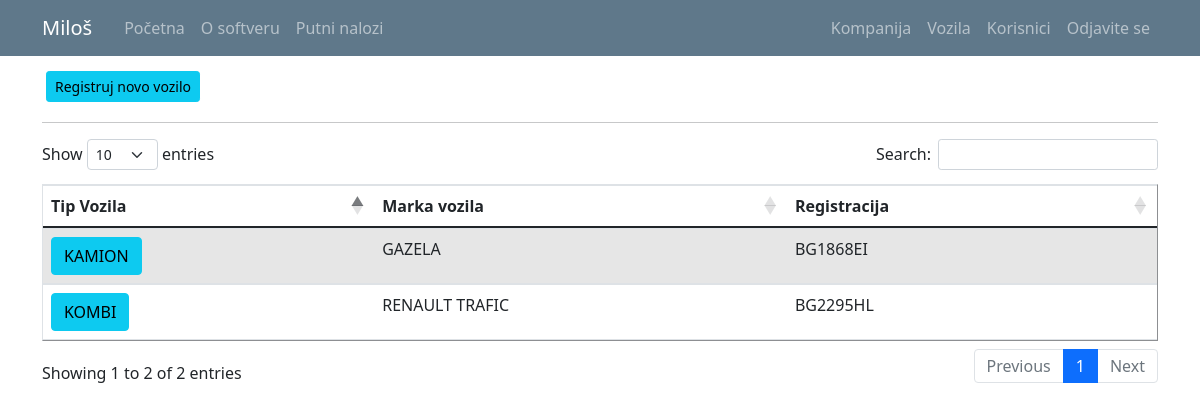
The app's page /vehicle_list (signed in), older data.
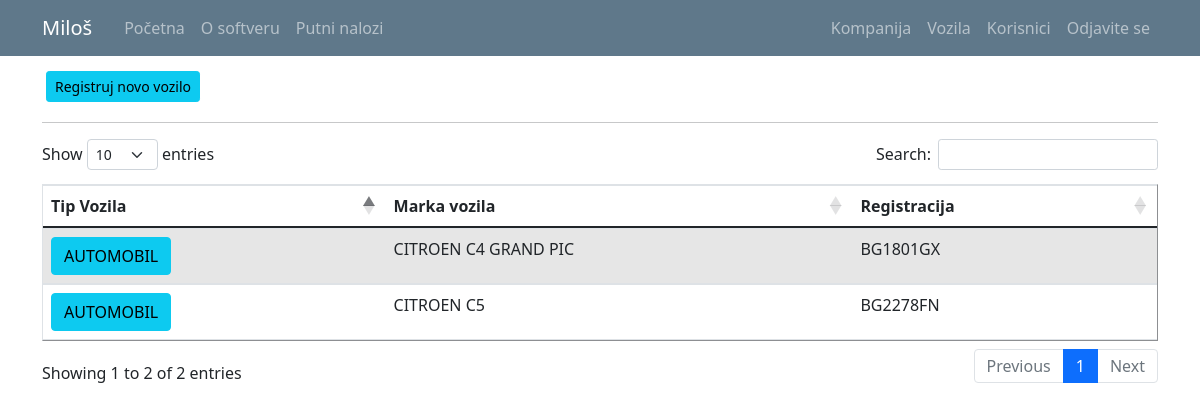
The same page, newer data.
### putninalozi/models.py (models this page shows, shortened)
class Vehicle(db.Model):
    id = db.Column(db.Integer, primary_key=True)
    vehicle_type = db.Column(db.String(10), nullable = False)
    vehicle_brand = db.Column(db.String(10), nullable = False)
    vehicle_registration = db.Column(db.String(12), nullable = False)
    company_id = db.Column(db.Integer, db.ForeignKey('company.id'), nullable=False)
    travelwarrants = db.relationship('TravelWarrant', backref='travelwarrant_vehicle', lazy=True)

### putninalozi/vehicles/routes.py (the view)
@vehicles.route("/vehicle_list")
def vehicle_list():
    if not current_user.is_authenticated:
        flash('Da bi ste pristupili ovoj stranici treba da budete ulogovani.', 'danger')
        return redirect(url_for('users.login'))
    elif current_user.authorization != 's_admin' and current_user.authorization != 'c_admin':
        abort(403)
    vehicles = Vehicle.query.all()
    return render_template('vehicle_list.html', title='Vozila', vehicles=vehicles)

### putninalozi/models.py (called while the page is built)
@login_manager.user_loader
def load_user(user_id):
    return User.query.get(int(user_id))

### putninalozi/templates/vehicle_list.html (shortened to what this page needs)
{% extends "layout.html" %}
{% block content %}
{% if current_user.authorization != 'c_user' %}
<a class="btn btn-info btn-sm m-1" href="{{ url_for('vehicles.register_v') }}">Registruj novo vozilo</a>
{% endif %}
<hr>
<table id="data" border="1" class="table table-striped">
  {% if current_user.authorization == 's_admin' %}
    <thead>
      <tr>
        <th>Tip Vozila</th>
        <th>Marka vozila</th>
        <th>Registracija</th>
        <th>Kompanija</th>
      </tr>
    </thead>
    <tbody>
      {% for vehicle in vehicles %}
        <tr>
          <td><a class="mr-2 btn btn-info" href="{{ url_for('vehicles.vehicle_profile', vehicle_id=vehicle.id) }}" title="Uredđivanje Vozila">{{ vehicle.vehicle_type }}</a></td>
          <td>{{ vehicle.vehicle_brand }}</td>
          <td>{{ vehicle.vehicle_registration }}</td>
          <td>{{ vehicle.vehicle_company.companyname }}</td>
        </tr>
      {% endfor %}
    </tbody>
  {% elif current_user.authorization == 'c_admin' %}
    <thead>
      <tr>
        <th>Tip Vozila</th>
        <th>Marka vozila</th>
        <th>Registracija</th>
      </tr>
    </thead>
    <tbody>
      {% for vehicle in vehicles %}
        {% if vehicle.vehicle_company.id == current_user.user_company.id %}
          <tr>
            <td><a class="mr-2 btn btn-info" href="{{ url_for('vehicles.vehicle_profile', vehicle_id=vehicle.id) }}" title="Uredđivanje Vozila">{{ vehicle.vehicle_type }}</a></td>
            <td>{{ vehicle.vehicle_brand }}</td>
            <td>{{ vehicle.vehicle_registration }}</td>
          </tr>
        {% endif %}
      {% endfor %}
    </tbody>
  {% endif %}
</table>
{% endblock content%}

Row changes from the older to the newer data that the page shows:
no longer on this page (row unchanged): Vehicle: vehicle_type "KAMION", vehicle_brand "GAZELA", vehicle_registration "BG1868EI"
no longer on this page (row unchanged): Vehicle: vehicle_type "KOMBI", vehicle_brand "RENAULT TRAFIC", vehicle_registration "BG2295HL"
added Vehicle: vehicle_type "AUTOMOBIL", vehicle_brand "CITROEN C4 GRAND PIC", vehicle_registration "BG1801GX"
added Vehicle: vehicle_type "AUTOMOBIL", vehicle_brand "CITROEN C5", vehicle_registration "BG2278FN"
